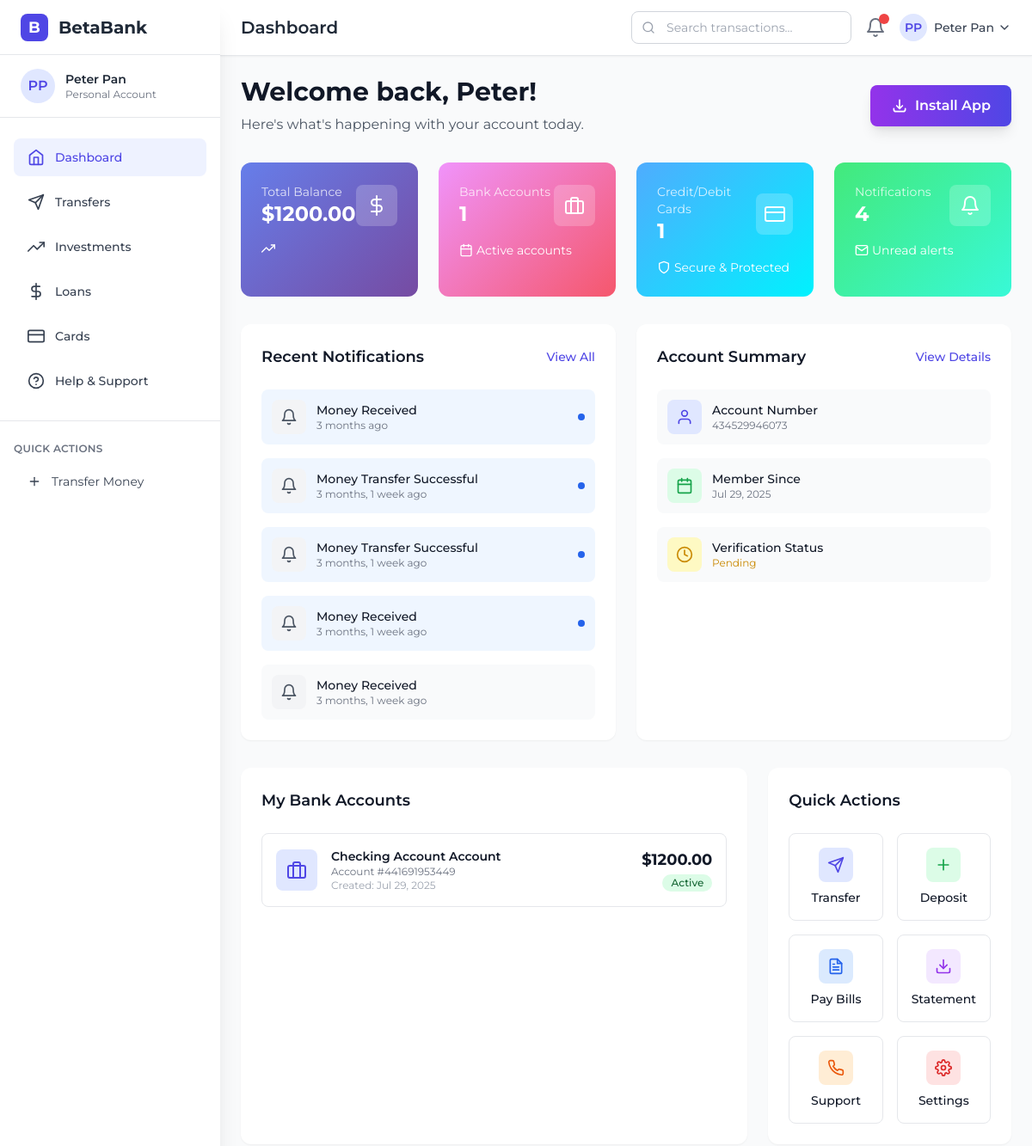
The app's page /accounts/dashboard/ (signed in, upper part), older data.
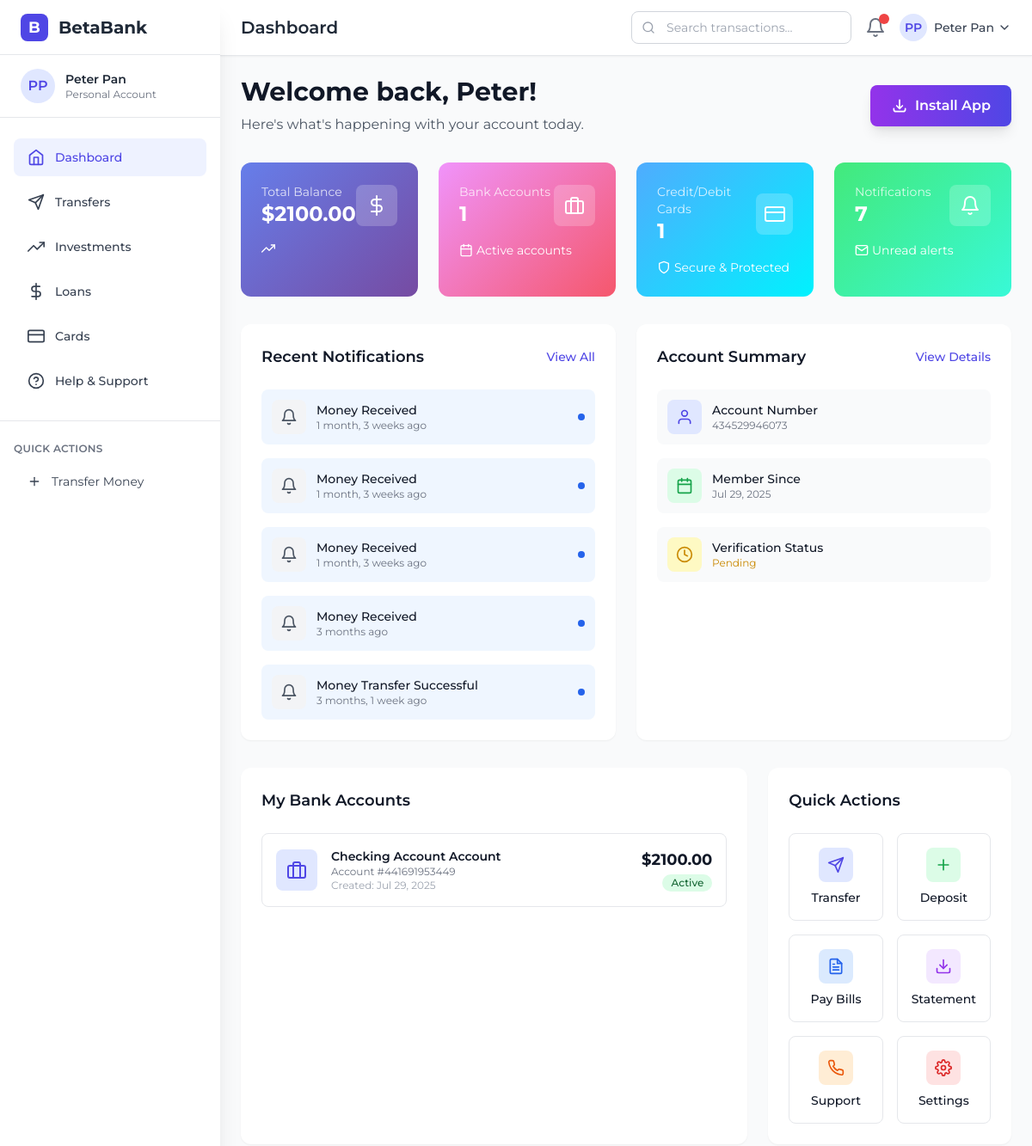
The same page, newer data.
### notifications/models.py (models this page shows, shortened)
class Notification(models.Model):
    NOTIFICATION_TYPES = [
        ("transaction", "Transaction"),
        ("security", "Security"),
        ("account", "Account"),
        ("system", "System"),
        ("marketing", "Marketing"),
    ]
    PRIORITY_LEVELS = [
        ("low", "Low"),
        ("medium", "Medium"),
        ("high", "High"),
        ("urgent", "Urgent"),
    ]
    user = models.ForeignKey(
        User, on_delete=models.CASCADE, related_name="notifications"
    )
    title = models.CharField(max_length=255)
    message = models.TextField()
    notification_type = models.CharField(
        max_length=20, choices=NOTIFICATION_TYPES, default="system"
    )
    priority = models.CharField(
        max_length=20, choices=PRIORITY_LEVELS, default="medium"
    )
    is_read = models.BooleanField(default=False)
    read_at = models.DateTimeField(null=True, blank=True)
    created_at = models.DateTimeField(auto_now_add=True)
    class Meta:
        ordering = ["-created_at"]
        verbose_name = "Notification"
        verbose_name_plural = "Notifications"

### banking/models.py (models this page shows, shortened)
class BankAccount(models.Model):
    ACCOUNT_TYPES = [
        ("checking", "Checking Account"),
        ("savings", "Savings Account"),
        ("business", "Business Account"),
        ("premium", "Premium Account"),
    ]
    user = models.ForeignKey(
        User, on_delete=models.CASCADE, related_name="bank_accounts"
    )
    account_type = models.CharField(
        max_length=20, choices=ACCOUNT_TYPES, default="checking"
    )
    account_number = models.CharField(max_length=16, unique=True, blank=True)
    balance = models.DecimalField(
        max_digits=15, decimal_places=2, default=Decimal("0.00")
    )
    is_active = models.BooleanField(default=True)
    is_primary = models.BooleanField(default=False)
    created_at = models.DateTimeField(auto_now_add=True)
    updated_at = models.DateTimeField(auto_now=True)
    class Meta:
        verbose_name = "Bank Account"
        verbose_name_plural = "Bank Accounts"

### accounts/views.py (the view)
# urls.py: path("dashboard/", views.dashboard_view, name="dashboard"),
def dashboard_view(request):
    user = request.user
    bank_accounts = BankAccount.objects.filter(user=user, is_active=True)
    total_balance = sum(account.balance for account in bank_accounts)
    total_accounts = bank_accounts.count()
    cards = Card.objects.filter(user=user)
    total_cards = cards.count()
    unread_notifications = Notification.objects.filter(user=user, is_read=False).count()
    recent_notifications = Notification.objects.filter(user=user).order_by(
        "-created_at"
    )[:5]
    user_profile = getattr(user, "profile", None)
    context = {
        "user": user,
        "user_profile": user_profile,
        "bank_accounts": bank_accounts,
        "cards": cards,
        "total_balance": total_balance,
        "total_accounts": total_accounts,
        "total_cards": total_cards,
        "unread_notifications": unread_notifications,
        "recent_notifications": recent_notifications,
    }
    return render(request, "dashboard.html", context)

### templates/dashboard.html (shortened to what the changed rows need)
<!DOCTYPE html>
<html lang="en">
<head>
    {% load static %}
    <script src="https://cdn.tailwindcss.com"></script>
</head>
<body class="bg-gray-50">
    <div id="sidebar"
        class="fixed inset-y-0 left-0 z-50 w-64 bg-white shadow-xl sidebar-transition md:translate-x-0 sidebar-hidden">
        <div class="flex items-center justify-between h-16 px-6 border-b border-gray-200">
            <div class="flex items-center">
                <h1 class="text-xl font-bold text-gray-800">BetaBank</h1>
            </div>
        </div>
    </div>
    <div class="md:ml-64">
        <header class="bg-white shadow-sm border-b border-gray-200">
            <div class="flex items-center justify-between h-16 px-4 md:px-6">
                <div class="flex items-center">
                    <h2 class="text-xl font-semibold text-gray-800">Dashboard</h2>
                </div>
            </div>
        </header>
        <main class="p-4 md:p-6 pb-20 md:pb-6">
            <div class="mb-8">
                <div class="flex items-center justify-between flex-wrap gap-4">
                    <div>
                        <h1 class="text-2xl md:text-3xl font-bold text-gray-900 mb-2">Welcome back, {{user.first_name}}!</h1>
                    </div>
                </div>
            </div>
            <div class="grid grid-cols-1 md:grid-cols-2 lg:grid-cols-4 gap-6 mb-8">
                <div class="balance-card text-white p-6 rounded-xl card-hover fade-in">
                    <div class="flex items-center justify-between mb-4">
                        <div>
                            <p class="text-white text-opacity-80 text-sm">Total Balance</p>
                            <h3 class="text-2xl font-bold">${{total_balance|floatformat:2}}</h3>
                        </div>
                    </div>
                </div>
                <a href="{% url 'accounts:notifications' %}"
                    class="investment-card text-white p-6 rounded-xl card-hover fade-in block">
                    <div class="flex items-center justify-between mb-4">
                        <div>
                            <p class="text-white text-opacity-80 text-sm">Notifications</p>
                            <h3 class="text-2xl font-bold">{{unread_notifications}}</h3>
                        </div>
                    </div>
                </a>
            </div>
            <div class="grid lg:grid-cols-2 gap-6 mb-8">
                <div class="bg-white p-6 rounded-xl shadow-sm card-hover">
                    <div class="space-y-4">
                        {% if recent_notifications %}
                        {% for notification in recent_notifications %}
                        <div
                            class="flex items-center justify-between p-3 {% if not notification.is_read %}bg-blue-50{% else %}bg-gray-50{% endif %} rounded-lg">
                            <div class="flex items-center">
                                <div
                                    class="w-10 h-10 {% if notification.notification_type == 'welcome' %}bg-green-100{% elif notification.notification_type == 'security' %}bg-red-100{% elif notification.notification_type == 'account_info' %}bg-blue-100{% else %}bg-gray-100{% endif %} rounded-lg flex items-center justify-center mr-3">
                                    {% if notification.notification_type == 'welcome' %}
                                    <i data-feather="smile" class="w-5 h-5 text-green-600"></i>
                                    {% elif notification.notification_type == 'security' %}
                                    <i data-feather="shield" class="w-5 h-5 text-red-600"></i>
                                    {% elif notification.notification_type == 'account_info' %}
                                    <i data-feather="info" class="w-5 h-5 text-blue-600"></i>
                                    {% else %}
                                    <i data-feather="bell" class="w-5 h-5 text-gray-600"></i>
                                    {% endif %}
                                </div>
                                <div>
                                    <p class="text-sm font-medium text-gray-900">{{notification.title}}</p>
                                    <p class="text-xs text-gray-500">{{notification.created_at|timesince}} ago</p>
                                </div>
                            </div>
                            {% if not notification.is_read %}
                            <span class="w-2 h-2 bg-blue-600 rounded-full"></span>
                            {% endif %}
                        </div>
                        {% endfor %}
                        {% else %}
                        <div class="text-center py-8">
                            <i data-feather="bell" class="h-12 w-12 mx-auto text-gray-400 mb-4"></i>
                            <p class="text-gray-500">No notifications</p>
                        </div>
                        {% endif %}
                    </div>
                </div>
            </div>
            <div class="grid lg:grid-cols-3 gap-6 mb-8">
                <div class="lg:col-span-2 bg-white p-6 rounded-xl shadow-sm card-hover">
                    <div class="space-y-4">
                        {% if bank_accounts %}
                        {% for account in bank_accounts %}
                        <div
                            class="flex items-center justify-between p-4 border border-gray-200 rounded-lg hover:bg-gray-50 transition duration-300">
                            <div class="flex items-center">
                                <div class="w-12 h-12 bg-indigo-100 rounded-lg flex items-center justify-center mr-4">
                                    <i data-feather="briefcase" class="w-6 h-6 text-indigo-600"></i>
                                </div>
                                <div>
                                    <p class="text-sm font-semibold text-gray-900">{{account.get_account_type_display}}
                                        Account</p>
                                    <p class="text-xs text-gray-500">Account #{{account.account_number}}</p>
                                    <p class="text-xs text-gray-400">Created: {{account.created_at|date:"M d, Y"}}</p>
                                </div>
                            </div>
                            <div class="text-right">
                                <p class="text-lg font-bold text-gray-900">${{account.balance|floatformat:2}}</p>
                                <span
                                    class="inline-flex items-center px-2.5 py-0.5 rounded-full text-xs font-medium
                                        {% if account.is_active %}bg-green-100 text-green-800{% else %}bg-red-100 text-red-800{% endif %}">
                                    {% if account.is_active %}Active{% else %}Inactive{% endif %}
                                </span>
                            </div>
                        </div>
                        {% endfor %}
                        {% else %}
                        <div class="text-center py-8">
                            <i data-feather="briefcase" class="h-12 w-12 mx-auto text-gray-400 mb-4"></i>
                            <p class="text-gray-500">No bank accounts found</p>
                        </div>
                        {% endif %}
                    </div>
                </div>
            </div>
        </main>
    </div>
</body>
</html>

Row changes from the older to the newer data that the page shows:
no longer on this page (row unchanged): Notification: notification_type "transaction" (drawn), title "Money Transfer Successful", created_at "3 months, 1 week", is_read False (drawn)
no longer on this page (row unchanged): Notification: notification_type "transaction" (drawn), title "Money Received", created_at "3 months, 1 week", is_read False (drawn)
no longer on this page (row unchanged): Notification: notification_type "transaction" (drawn), title "Money Received", created_at "3 months, 1 week", is_read True (drawn)
added Notification: notification_type "transaction" (drawn), title "Money Received", created_at "1 month, 3 weeks", is_read False (drawn)
added Notification: notification_type "transaction" (drawn), title "Money Received", created_at "1 month, 3 weeks", is_read False (drawn)
added Notification: notification_type "transaction" (drawn), title "Money Received", created_at "1 month, 3 weeks", is_read False (drawn)
changed BankAccount "Checking Account": balance "1200.00" → "2100.00"
Text that changed along with them:
{{ total_balance|floatformat:2 }}: "1200.00" → "2100.00"
{{ unread_notifications }}: "4" → "7"
